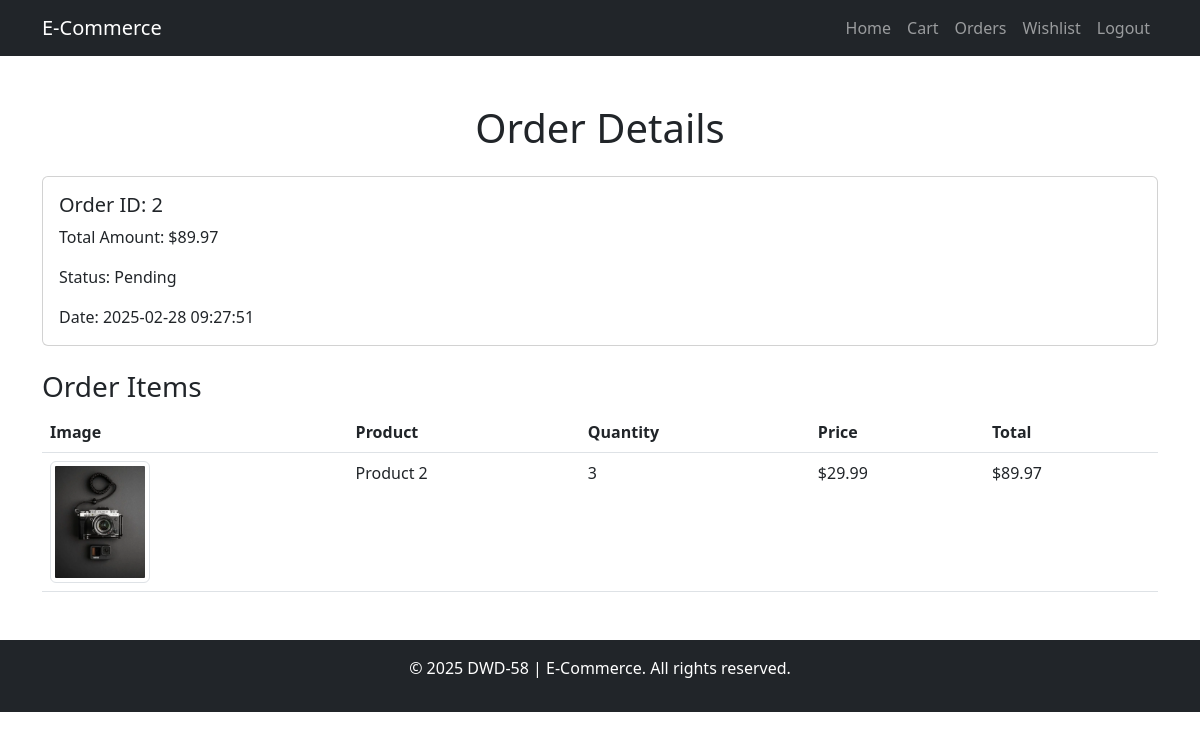
/order_details.php?order_id=2 (signed in), run on the app's committed database.
### tables this page shows
CREATE TABLE `orders` (
  `id` int(11) NOT NULL,
  `user_id` int(11) DEFAULT NULL,
  `total_amount` decimal(10,2) DEFAULT NULL,
  `status` enum('pending','completed','cancelled') DEFAULT 'pending',
  `created_at` timestamp NOT NULL DEFAULT current_timestamp()
);

CREATE TABLE `order_items` (
  `id` int(11) NOT NULL,
  `order_id` int(11) DEFAULT NULL,
  `product_id` int(11) DEFAULT NULL,
  `quantity` int(11) DEFAULT NULL,
  `price` decimal(10,2) DEFAULT NULL
);

CREATE TABLE `products` (
  `id` int(11) NOT NULL,
  `name` varchar(255) NOT NULL,
  `description` text DEFAULT NULL,
  `price` decimal(10,2) NOT NULL,
  `image` varchar(255) DEFAULT NULL,
  `created_at` timestamp NOT NULL DEFAULT current_timestamp()
);

### order_details.php (the view, shortened to what this page needs)
<?php
include 'includes/db.php';
$order_id = $_GET['order_id'];
$sql = "SELECT * FROM orders WHERE id = $order_id AND user_id = {$_SESSION['user_id']}";
$result = $conn->query($sql);
$order = $result->fetch_assoc();
$sql = "SELECT order_items.*, products.name, products.image FROM order_items
        JOIN products ON order_items.product_id = products.id
        WHERE order_items.order_id = $order_id";
$items = $conn->query($sql);
?>
<!DOCTYPE html>
<html lang="en">
<head>
    <link href="https://cdn.jsdelivr.net/npm/bootstrap@5.3.0/dist/css/bootstrap.min.css" rel="stylesheet">
    <link rel="stylesheet" href="assets/css/styles.css">
</head>
<body>
    <?php include 'includes/header.php'; ?>
    <div class="container mt-5">
        <h1 class="text-center mb-4">Order Details</h1>
        <div class="card">
            <div class="card-body">
                <h5 class="card-title">Order ID: <?php echo $order['id']; ?></h5>
                <p class="card-text">Total Amount: $<?php echo $order['total_amount']; ?></p>
                <p class="card-text">Status: <?php echo ucfirst($order['status']); ?></p>
                <p class="card-text">Date: <?php echo $order['created_at']; ?></p>
            </div>
        </div>
        <h3 class="mt-4">Order Items</h3>
        <table class="table">
            <thead>
                <tr>
                    <th>Image</th>
                    <th>Product</th>
                    <th>Quantity</th>
                    <th>Price</th>
                    <th>Total</th>
                </tr>
            </thead>
            <tbody>
                <?php while ($item = $items->fetch_assoc()): ?>
                    <tr>
                        <td><img src="assets/images/<?php echo $item['image']; ?>" class="img-thumbnail" style="width: 100px; height: auto;" alt="<?php echo $item['name']; ?>"></td>
                        <td><?php echo $item['name']; ?></td>
                        <td><?php echo $item['quantity']; ?></td>
                        <td>$<?php echo $item['price']; ?></td>
                        <td>$<?php echo $item['price'] * $item['quantity']; ?></td>
                    </tr>
                <?php endwhile; ?>
            </tbody>
        </table>
    </div>
    <?php include 'includes/footer.php'; ?>
</body>
</html>

### assets/css/styles.css (style rules this page uses)
.card { animation: fadeIn 1s ease; }
.img-thumbnail { width: 100px; height: auto; object-fit: cover; }

### data on the page
orders: id "2", total_amount "89.97", status "Pending", created_at "2025-02-28 09:27:51"
order_items: product.image (picture), product.name "Product 2", quantity "3", price "29.99", $item['price'] * $item['quantity'] "89.97"
